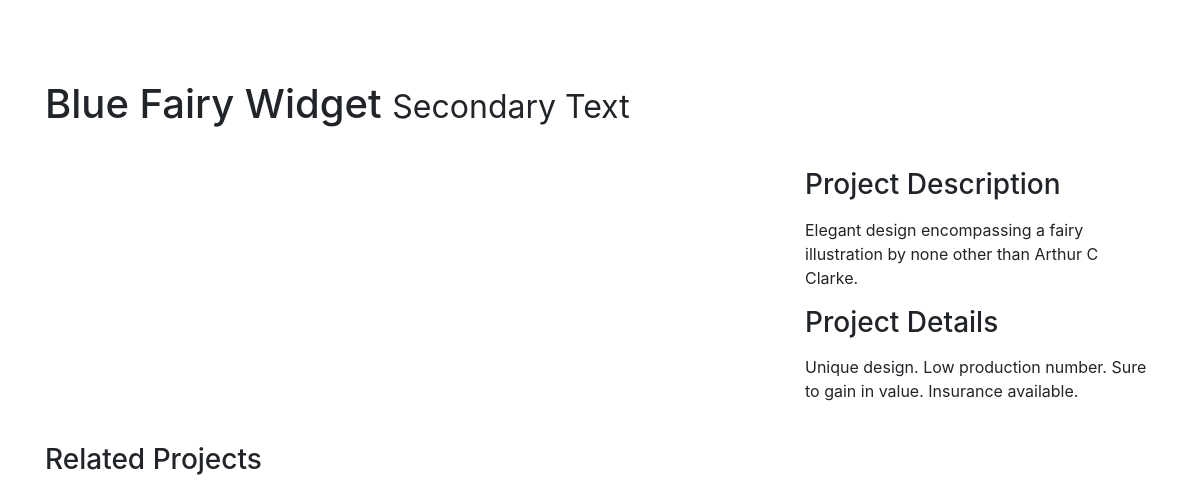
/detail/blue-fairy/, run on the app's committed database.
### widget/models.py (models this page shows)
class Widget(models.Model):
    name = models.CharField(max_length=100)
    slug = models.SlugField(max_length=100)
    description = models.TextField(max_length=200)
    features = models.TextField(max_length=200)
    mainPicBig = models.CharField(max_length=100)
    mainPicSmall = models.CharField(max_length=100)
    detailPicBig = models.CharField(max_length=100)
    detailPicSmall = models.CharField(max_length=100)

### widget/views.py (the view)
# urls.py: path("detail/<slug>/", views.detail, name='detail'),
def detail(request, slug):
    widget = Widget.objects.get(slug=slug)
    return render(request, "widget/detail.html", {'widget':widget})

### widget/templates/widget/detail.html (shortened to what this page needs)
{%extends 'base.html'%}
{%block content%}
<div class="container">
    <h1 class="my-4">{{widget.name}}
        <small>Secondary Text</small>
    </h1>
    <div class="row">
        <div class="col-md-8">
        </div>
        <div class="col-md-4">
            <h3 class="my-3">Project Description</h3>
            <p>{{widget.description}}</p>
            <h3 class="my-3">Project Details</h3>
            <p>{{widget.features}}</p>
        </div>
    </div>
    <h3 class="my-4">Related Projects</h3>
</div>
{%endblock%}

### static/css/shop-homepage.css (style rules this page uses)
body { padding-top: 56px; }

### data on the page
Widget: name "Blue Fairy Widget", description "Elegant design encompassing a fairy illustration by none other than Arthur C Clarke.", features "Unique design. Low production number. Sure to gain in value. Insurance available."
